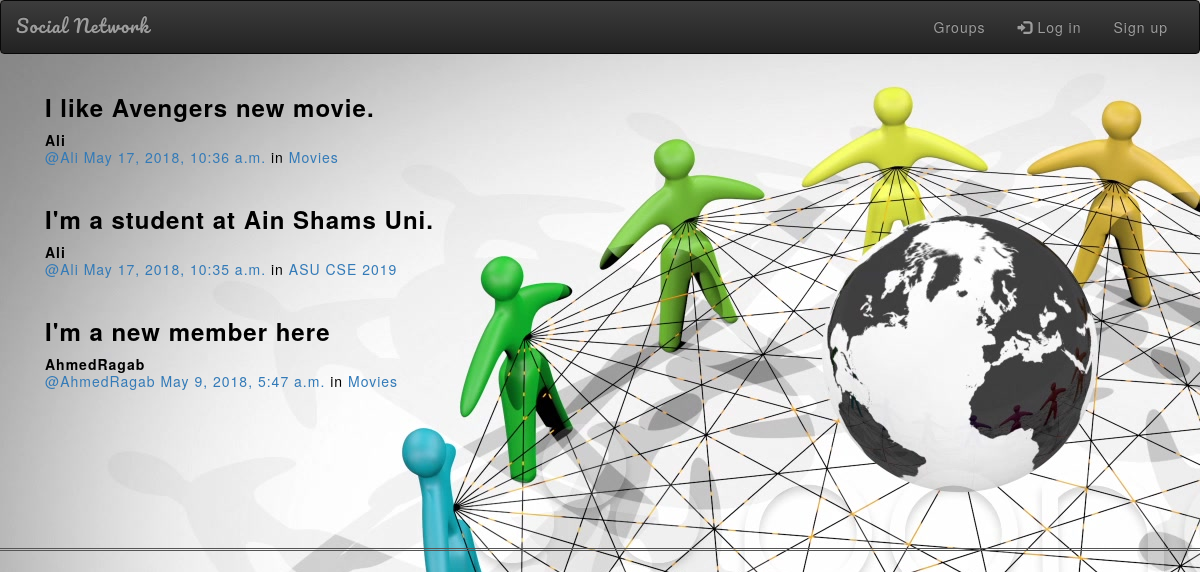
/posts/, run on the app's committed database.
### posts/models.py (models this page shows, shortened)
class Post(models.Model):
    user = models.ForeignKey(User, related_name="posts" , on_delete=models.CASCADE)
    created_at = models.DateTimeField(auto_now=True)
    message = models.TextField()
    message_html = models.TextField(editable=False)
    group = models.ForeignKey(Group, related_name="posts",null=True, blank=True , on_delete=models.CASCADE)
    class Meta:
        ordering = ["-created_at"]
        unique_together = ["user", "message"]

### groups/models.py (models this page shows, shortened)
class Group(models.Model):
    name = models.CharField(max_length=255, unique=True)
    slug = models.SlugField(allow_unicode=True, unique=True)
    description = models.TextField(blank=True, default='')
    description_html = models.TextField(editable=False, default='', blank=True)
    members = models.ManyToManyField(User,through="GroupMember")
    class Meta:
        ordering = ["name"]

### posts/views.py (the view)
class PostList(SelectRelatedMixin, generic.ListView):
    model = models.Post
    select_related = ("user", "group")

### posts/templates/posts/post_list.html (shortened to what this page needs)
{% extends "posts/post_base.html" %}
{% load humanize %}
{% block post_content %}
<div class="col-md-8">
	{% for post in post_list %}
  {% include "posts/_post.html" %}
	{% endfor %}
</div>
{% endblock %}

### posts/templates/posts/_post.html (shortened to what this page needs)
<div class="post media">
	<h3><strong>{{ post.message_html|safe }}</strong></h3>
	<div class="media-body">
		<strong>{{ post.user.username }}</strong>
		<h5 class="media-heading">
			<span class="username"><a href="{% url 'posts:for_user' username=post.user.username %}">@{{ post.user.username }}</a></span>
			<time class="time"><a href="{% url 'posts:single' username=post.user.username pk=post.pk %}">{{ post.created_at }}</a></time>
			{% if post.group %}
			<span class="group-name">in <a href="#">{{ post.group.name }}</a></span>
			{% endif %}
		</h5>
	</div>
</div>

### static/project_DS/master.css (style rules this page uses)
body { background: white url("images/3827200.jpg"); color: black; font-family: 'Helvetica Neue', "Yu Gothic Light"; letter-spacing: 1px; border-bottom: double #555; }

### data on the page
Post: message_html "I like Avengers new movie.", user.username "Ali", created_at "May 17, 2018, 10:36 a.m.", group.name "Movies"
Post: message_html "I'm a student at Ain Shams Uni.", user.username "Ali", created_at "May 17, 2018, 10:35 a.m.", group.name "ASU CSE 2019"
Post: message_html "I'm a new member here", user.username "AhmedRagab", created_at "May 9, 2018, 5:47 a.m.", group.name "Movies"
